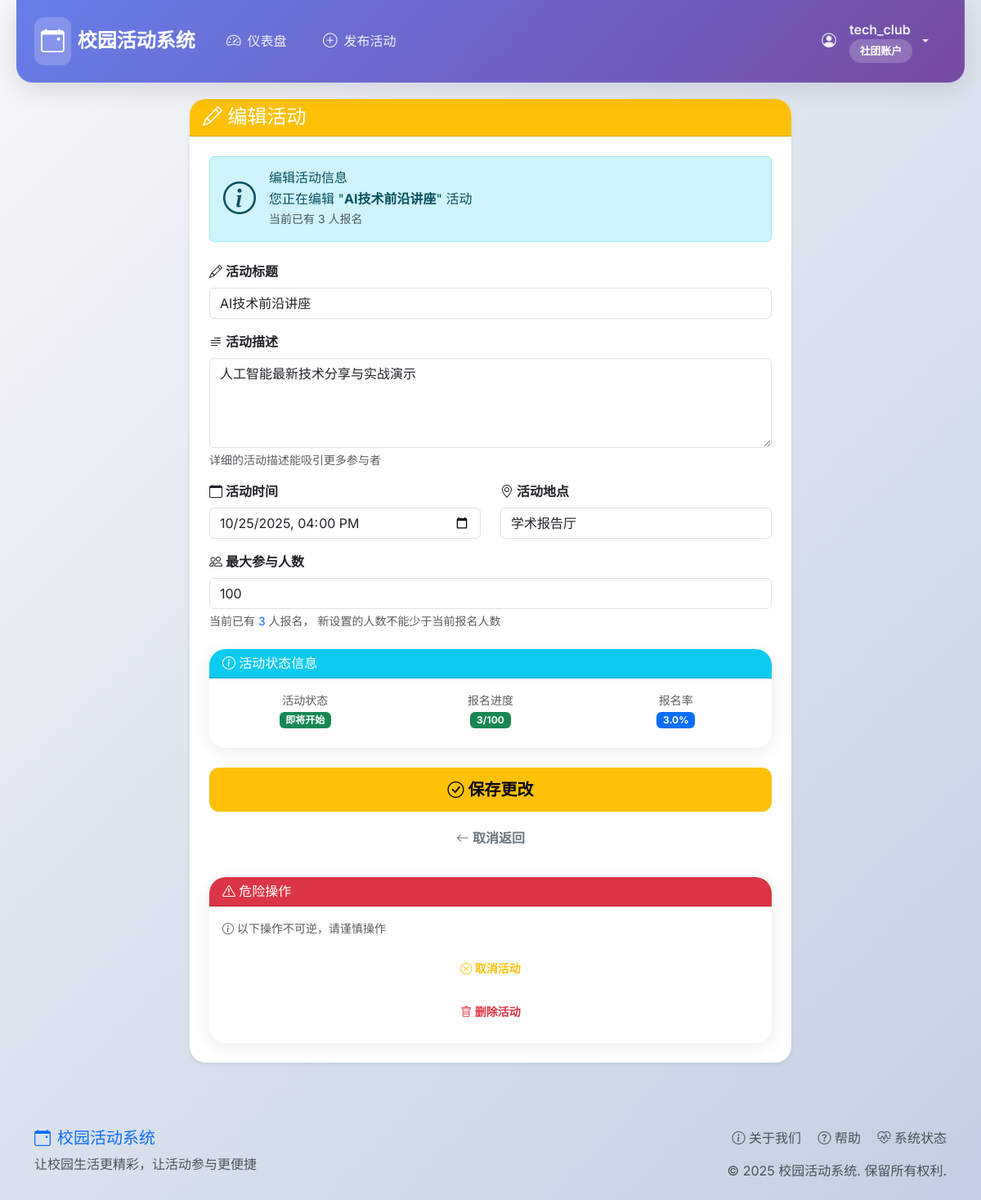
/edit_event/2 (signed in), run on the app's committed database.
### tables this page shows
CREATE TABLE events (
            id INTEGER PRIMARY KEY AUTOINCREMENT,
            title TEXT NOT NULL,
            description TEXT,
            date_time TEXT NOT NULL,
            end_time TEXT NOT NULL,
            location TEXT NOT NULL,
            max_participants INTEGER NOT NULL,
            club_id INTEGER NOT NULL,
            status TEXT DEFAULT 'upcoming',
            created_at TIMESTAMP DEFAULT CURRENT_TIMESTAMP,
            FOREIGN KEY (club_id) REFERENCES users (id)
        );

### app.py (the view, shortened to what this page needs)
@app.route('/edit_event/<int:event_id>', methods=['GET', 'POST'])
def edit_event(event_id):
    if 'user_id' not in session or session['role'] != 'club':
        flash('只有社团用户可以编辑活动。', 'error')
        return redirect(url_for('login'))
    conn = get_db_connection()
    if not conn:
        flash('数据库连接失败，请检查系统配置。', 'error')
        return redirect(url_for('dashboard'))
    event = conn.execute(
        'SELECT * FROM events WHERE id = ? AND club_id = ?',
        (event_id, session['user_id'])
    ).fetchone()
    if not event:
        flash('无权编辑此活动或活动不存在。', 'error')
        conn.close()
        return redirect(url_for('dashboard'))
    registered_count = conn.execute(
        'SELECT COUNT(*) FROM registrations WHERE event_id = ?', (event_id,)
    ).fetchone()[0]
    conn.close()
    return render_template('edit_event.html', event=event, registered_count=registered_count)

### models.py (called while the page is built)
def get_db_connection():
    conn = sqlite3.connect('campus_events.db', check_same_thread=False)
    conn.row_factory = sqlite3.Row  # 使返回的行像字典一样工作
    return conn

### templates/edit_event.html (shortened to what this page needs)
{% extends "base.html" %}
{% block content %}
<div class="row justify-content-center">
    <div class="col-lg-8">
        <div class="card shadow-sm">
            <div class="card-header bg-warning text-white">
                <h4 class="card-title mb-0">
                    <i class="bi bi-pencil"></i> 编辑活动
                </h4>
            </div>
            <div class="card-body p-4">
                <div class="alert alert-info mb-4">
                    <div class="d-flex align-items-center">
                        <i class="bi bi-info-circle display-6 me-3"></i>
                        <div>
                            <h6 class="alert-heading mb-1">编辑活动信息</h6>
                            <p class="mb-0">您正在编辑 "<strong>{{ event.title }}</strong>" 活动</p>
                            <small class="text-muted">当前已有 {{ registered_count }} 人报名</small>
                        </div>
                    </div>
                </div>
                <form method="post" id="editEventForm">
                    <div class="mb-3">
                        <label for="title" class="form-label fw-semibold">
                            <i class="bi bi-pencil"></i> 活动标题
                        </label>
                        <input type="text" class="form-control" id="title" name="title" required
                               value="{{ event.title }}"
                               placeholder="请输入活动标题">
                    </div>
                    <div class="mb-3">
                        <label for="description" class="form-label fw-semibold">
                            <i class="bi bi-text-paragraph"></i> 活动描述
                        </label>
                        <textarea class="form-control" id="description" name="description" rows="4"
                                  placeholder="请详细描述活动内容、流程、参与要求等信息...">{{ event.description or '' }}</textarea>
                        <div class="form-text">详细的活动描述能吸引更多参与者</div>
                    </div>
                    <div class="row">
                        <div class="col-md-6 mb-3">
                            <label for="date_time" class="form-label fw-semibold">
                                <i class="bi bi-calendar"></i> 活动时间
                            </label>
                            <input type="datetime-local" class="form-control" id="date_time" name="date_time" required
                                   value="{{ event.date_time.replace(' ', 'T')[:16] }}">
                        </div>
                        <div class="col-md-6 mb-3">
                            <label for="location" class="form-label fw-semibold">
                                <i class="bi bi-geo-alt"></i> 活动地点
                            </label>
                            <input type="text" class="form-control" id="location" name="location" required
                                   value="{{ event.location }}"
                                   placeholder="例如：计算机学院101教室">
                        </div>
                    </div>
                    <div class="mb-4">
                        <label for="max_participants" class="form-label fw-semibold">
                            <i class="bi bi-people"></i> 最大参与人数
                        </label>
                        <input type="number" class="form-control" id="max_participants" name="max_participants"
                               min="{{ registered_count }}" max="1000" required
                               value="{{ event.max_participants }}"
                               data-current="{{ registered_count }}">
                        <div class="form-text">
                            当前已有 <span class="text-primary">{{ registered_count }}</span> 人报名，
                            新设置的人数不能少于当前报名人数
                        </div>
                    </div>
                    <div class="card border-info mb-4">
                        <div class="card-header bg-info text-white">
                            <h6 class="card-title mb-0">
                                <i class="bi bi-info-circle"></i> 活动状态信息
                            </h6>
                        </div>
                        <div class="card-body">
                            <div class="row text-center">
                                <div class="col-md-4 mb-2">
                                    <small class="text-muted d-block">活动状态</small>
                                    {% if event.status == 'upcoming' %}
                                        <span class="badge bg-success">即将开始</span>
                                    {% elif event.status == 'ongoing' %}
                                        <span class="badge bg-warning">进行中</span>
                                    {% elif event.status == 'completed' %}
                                        <span class="badge bg-info">已结束</span>
                                    {% else %}
                                        <span class="badge bg-secondary">{{ event.status }}</span>
                                    {% endif %}
                                </div>
                                <div class="col-md-4 mb-2">
                                    <small class="text-muted d-block">报名进度</small>
                                    <span class="badge {% if registered_count >= event.max_participants %}bg-danger{% else %}bg-success{% endif %}">
                                        {{ registered_count }}/{{ event.max_participants }}
                                    </span>
                                </div>
                                <div class="col-md-4 mb-2">
                                    <small class="text-muted d-block">报名率</small>
                                    <span class="badge bg-primary">
                                        {% if event.max_participants > 0 %}
                                            {{ "%.1f"|format(registered_count / event.max_participants * 100) }}%
                                        {% else %}
                                            0%
                                        {% endif %}
                                    </span>
                                </div>
                            </div>
                        </div>
                    </div>
                    <div class="d-grid gap-2">
                        <button type="submit" class="btn btn-warning btn-lg">
                            <i class="bi bi-check-circle"></i> 保存更改
                        </button>
                        <a href="{{ url_for('dashboard') }}" class="btn btn-outline-secondary">
                            <i class="bi bi-arrow-left"></i> 取消返回
                        </a>
                    </div>
                </form>
                {% if event.status == 'upcoming' or event.status == 'ongoing' %}
                <div class="card border-danger mt-4">
                    <div class="card-header bg-danger text-white">
                        <h6 class="card-title mb-0">
                            <i class="bi bi-exclamation-triangle"></i> 危险操作
                        </h6>
                    </div>
                    <div class="card-body">
                        <p class="text-muted small mb-3">
                            <i class="bi bi-info-circle"></i>
                            以下操作不可逆，请谨慎操作
                        </p>
                        <div class="d-grid gap-2">
                            {% if event.status == 'upcoming' %}
                            <a href="{{ url_for('cancel_event', event_id=event.id) }}"
                               class="btn btn-outline-warning btn-sm"
                               onclick="return confirm('确定要取消活动 {{ event.title }} 吗？已报名的 {{ registered_count }} 名参与者将收到通知。')">
                                <i class="bi bi-x-circle"></i> 取消活动
                            </a>
                            {% endif %}
                            <a href="{{ url_for('delete_event', event_id=event.id) }}"
                               class="btn btn-outline-danger btn-sm"
                               onclick="return confirm('⚠️ 确定要永久删除活动 {{ event.title }} 吗？此操作将删除所有相关数据，包括 {{ registered_count }} 条报名记录和评价数据，且无法恢复！')">
                                <i class="bi bi-trash"></i> 删除活动
                            </a>
                        </div>
                    </div>
                </div>
                {% endif %}
            </div>
        </div>
    </div>
</div>
{% endblock %}

### templates/base.html (style rules this page uses)
:root { --primary-gradient: linear-gradient(135deg, #667eea 0%, #764ba2 100%); --success-gradient: linear-gradient(135deg, #4facfe 0%, #00f2fe 100%); --warning-gradient: linear-gradient(135deg, #f093fb 0%, #f5576c 100%); --info-gradient: linear-gradient(135deg, #43e97b 0%, #38f9d7 100%); --shadow-soft: 0 4px 20px rgba(0,0,0,0.08); --shadow-medium: 0 8px 30px rgba(0,0,0,0.12); --shadow-large: 0 20px 60px rgba(0,0,0,0.15); }
body { font-family: 'Inter', -apple-system, BlinkMacSystemFont, sans-serif; background: linear-gradient(135deg, #f5f7fa 0%, #c3cfe2 100%); min-height: 100vh; padding-top: 0; }
.card { border: none; border-radius: 20px; box-shadow: var(--shadow-soft); transition: all 0.3s cubic-bezier(0.4, 0, 0.2, 1); overflow: hidden; }
.btn { border-radius: 12px; font-weight: 600; padding: 12px 24px; transition: all 0.3s cubic-bezier(0.4, 0, 0.2, 1); border: none; }

### templates/edit_event.html (style rules this page uses)
.card { transition: all 0.3s ease; }
.btn-warning { transition: all 0.3s ease; }
.border-danger { border-width: 2px !important; }

### data on the page
events: title "AI技术前沿讲座", description "人工智能最新技术分享与实战演示", date_time "10/25/2025 16:00", location "学术报告厅", max_participants "100", registered_count/event.max_participants*100 "3.0"

### other printed values
{{ session.username }} "tech_club"
{{ '社团账户' if session.role == 'club' else '学生账户' }} "社团账户"
{{ registered_count }} "3"
